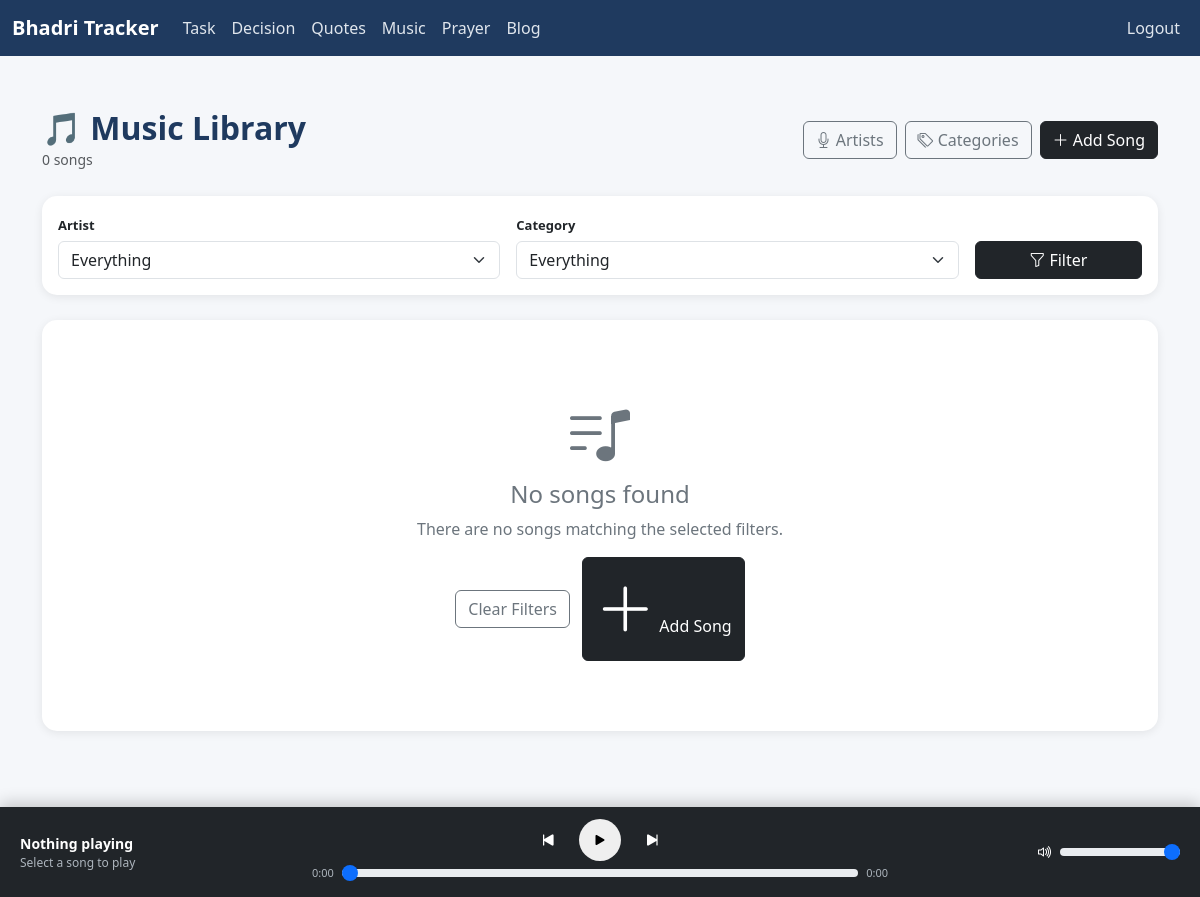
The page /music/ (signed in) on the database as committed earlier.
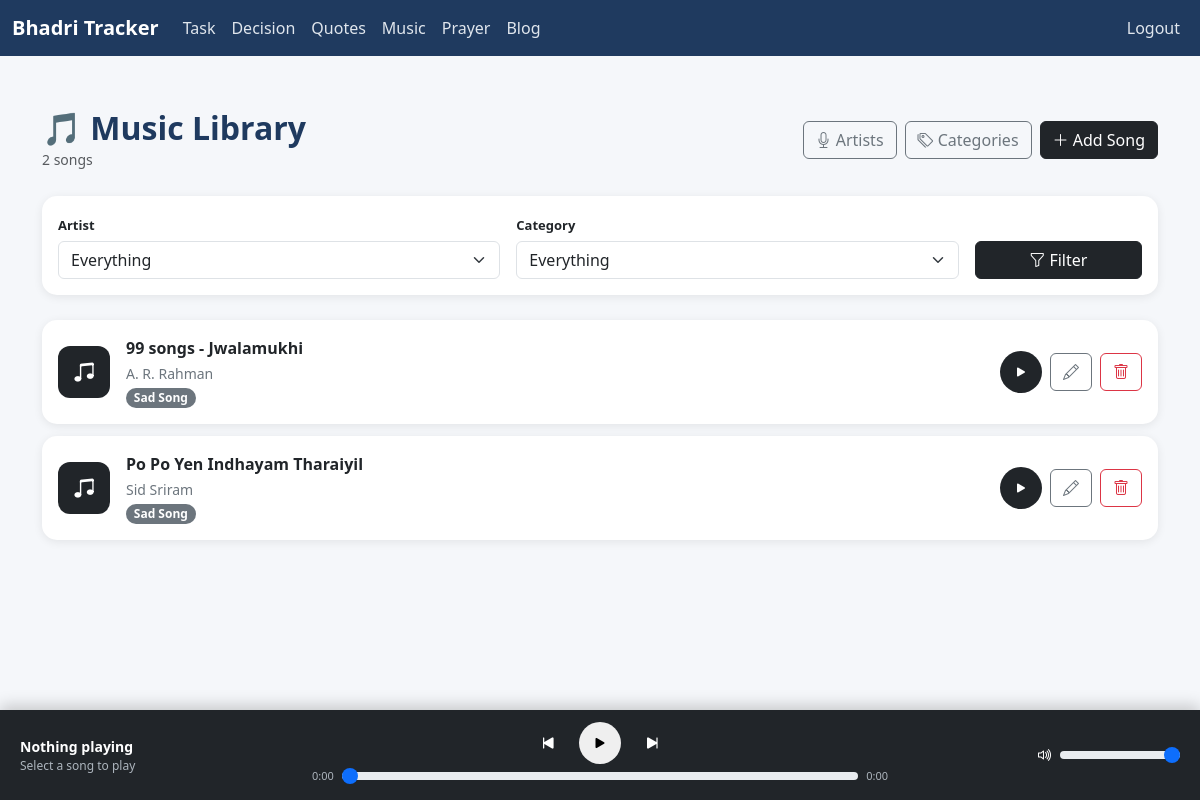
The same page on the database as committed later.
### music/models.py (models this page shows, shortened)
class Music(models.Model):
    title = models.CharField(max_length=200)
    artists = models.ManyToManyField(
        Artist,
        related_name="songs",
        blank=True
    )
    category = models.ForeignKey(
        Category,
        on_delete=models.PROTECT,
        related_name="songs"
    )
    fileurl = models.TextField(max_length=255)
    description = models.TextField(blank=True)
    created_at = models.DateTimeField(auto_now_add=True)
    updated_at = models.DateTimeField(auto_now=True)
    class Meta:
        ordering = ["title"]
    def github_url(self):
        return f"https://raw.githubusercontent.com/tenctech10c/Audio/main/{self.fileurl}"

class Artist(models.Model):
    name = models.CharField(max_length=150, unique=True)
    description = models.TextField(blank=True)
    created_at = models.DateTimeField(auto_now_add=True)
    class Meta:
        ordering = ["name"]

class Category(models.Model):
    name = models.CharField(max_length=100, unique=True)
    description = models.TextField(blank=True)
    created_at = models.DateTimeField(auto_now_add=True)
    class Meta:
        ordering = ["name"]

### music/views.py (the view)
# urls.py: path("", views.music_list, name="music_list"),
@login_required
def music_list(request):
    songs = Music.objects.select_related(
        "category"
    ).prefetch_related(
        "artists"
    )
    artists = Artist.objects.all()
    categories = Category.objects.all()
    selected_artist = request.GET.get("artist")
    selected_category = request.GET.get("category")
    if selected_artist:
        songs = songs.filter(
            artists__id=selected_artist
        ).distinct()
    if selected_category:
        songs = songs.filter(
            category_id=selected_category
        )
    context = {
        "songs": songs,
        "artists": artists,
        "categories": categories,
        "selected_artist": selected_artist,
        "selected_category": selected_category,
    }
    return render(
        request,
        "music/music_list.html",
        context
    )

### tracker/context_processors.py (called while the page is built)
def active_notifications(request):
    today = timezone.localdate()
    notifications = Notification.objects.filter(
        is_completed=False,
        date__gte=today,
        date__lte=today + timedelta(days=7)
    ).order_by('date')
    return {
        'active_notifications': notifications
    }

### templates/music/music_list.html (shortened to what this page needs)
{% extends "base.html" %}
{% load static %}
{% block style %}
<link rel="stylesheet" href="{% static 'css/music.css' %}">
{% endblock %}
{% block content %}
<div class="music-page">
    <div class="music-header">
        <div>
            <h2 class="music-title">
                🎵 Music Library
            </h2>
            <small class="text-muted">
                {{ songs|length }}
                song{{ songs|length|pluralize }}
            </small>
        </div>
        <div class="d-flex gap-2 flex-wrap">
            <a href="{% url 'music:artist_list' %}"
               class="btn btn-outline-secondary">
                <i class="bi bi-mic"></i>
                Artists
            </a>
            <a href="{% url 'music:category_list' %}"
               class="btn btn-outline-secondary">
                <i class="bi bi-tags"></i>
                Categories
            </a>
            <a href="{% url 'music:music_create' %}"
               class="btn btn-dark">
                <i class="bi bi-plus-lg"></i>
                Add Song
            </a>
        </div>
    </div>
    <div class="card filter-card">
        <div class="card-body">
            <form method="GET"
                  action="{% url 'music:music_list' %}">
                <div class="row g-3 align-items-end">
                    <div class="col-md-5">
                        <label for="artist-filter"
                               class="filter-label">
                            Artist
                        </label>
                        <select id="artist-filter"
                                name="artist"
                                class="form-select">
                            <option value="">
                                Everything
                            </option>
                        </select>
                    </div>
                    <div class="col-md-5">
                        <label for="category-filter"
                               class="filter-label">
                            Category
                        </label>
                        <select id="category-filter"
                                name="category"
                                class="form-select">
                            <option value="">
                                Everything
                            </option>
                        </select>
                    </div>
                    <div class="col-md-2 d-grid">
                        <button type="submit"
                                class="btn btn-dark">
                            <i class="bi bi-funnel"></i>
                            Filter
                        </button>
                    </div>
                </div>
            </form>
        </div>
    </div>
    {% if songs %}
        <div id="song-list">
            {% for song in songs %}
                <div class="card music-card song-item"
                     data-song-id="{{ song.id }}"
                     data-title="{{ song.title }}"
                     data-artists="{% for artist in song.artists.all %}{{ artist.name }}{% if not forloop.last %}, {% endif %}{% endfor %}"
                     data-category="{{ song.category.name }}"
                     data-url="{{ song.github_url }}">
                    <div class="card-body">
                        <div class="d-flex align-items-center gap-3">
                            <div class="music-icon">
                                <i class="bi bi-music-note-beamed"></i>
                            </div>
                            <div class="flex-grow-1">
                                <div class="song-title">
                                    {{ song.title }}
                                </div>
                                <div class="song-artist">
                                    {% for artist in song.artists.all %}
                                        {{ artist.name }}
                                    {% endfor %}
                                </div>
                                <span class="badge text-bg-secondary song-category">
                                    {{ song.category.name }}
                                </span>
                            </div>
                            <div class="d-flex align-items-center gap-2">
                                <button type="button"
                                        class="btn btn-dark play-button play-song"
                                        aria-label="Play {{ song.title }}">
                                    <i class="bi bi-play-fill"></i>
                                </button>
                                <a href="{% url 'music:music_update' song.id %}"
                                   class="btn btn-outline-secondary"
                                   aria-label="Edit {{ song.title }}">
                                    <i class="bi bi-pencil"></i>
                                </a>
                                <a href="{% url 'music:music_delete' song.id %}"
                                   class="btn btn-outline-danger"
                                   aria-label="Delete {{ song.title }}">
                                    <i class="bi bi-trash"></i>
                                </a>
                            </div>
                        </div>
                    </div>
                </div>
            {% endfor %}
        </div>
    {% else %}
        <div class="card music-card">
            <div class="empty-state">
                <i class="bi bi-music-note-list"></i>
                <h4>
                    No songs found
                </h4>
                <p>
                    There are no songs matching the selected filters.
                </p>
                <a href="{% url 'music:music_list' %}"
                   class="btn btn-outline-secondary me-2">
                    Clear Filters
                </a>
                <a href="{% url 'music:music_create' %}"
                   class="btn btn-dark">
                    <i class="bi bi-plus-lg"></i>
                    Add Song
                </a>
            </div>
        </div>
    {% endif %}
</div>
<div class="music-player">
    <div class="player-container">
        <div class="row align-items-center g-2">
            <div class="col-md-3">
                <div id="player-title"
                     class="player-song">
                    Nothing playing
                </div>
                <div id="player-artist"
                     class="player-artist">
                    Select a song to play
                </div>
            </div>
            <div class="col-md-6">
                <div class="player-controls">
                    <button type="button"
                            id="previous-button"
                            class="player-btn"
                            aria-label="Previous song">
                        <i class="bi bi-skip-start-fill"></i>
                    </button>
                    <button type="button"
                            id="player-play-button"
                            class="player-main-btn"
                            aria-label="Play or pause">
                        <i class="bi bi-play-fill"></i>
                    </button>
                    <button type="button"
                            id="next-button"
                            class="player-btn"
                            aria-label="Next song">
                        <i class="bi bi-skip-end-fill"></i>
                    </button>
                </div>
                <div class="d-flex align-items-center gap-2">
                    <span id="current-time"
                          class="player-time">
                        0:00
                    </span>
                    <input type="range"
                           id="progress-bar"
                           class="form-range player-progress"
                           value="0"
                           min="0"
                           max="100">
                    <span id="duration"
                          class="player-time">
                        0:00
                    </span>
                </div>
            </div>
            <div class="col-md-3 player-volume">
                <div class="volume-container justify-content-end">
                    <i class="bi bi-volume-up"></i>
                    <input type="range"
                           id="volume-control"
                           class="form-range"
                           min="0"
                           max="1"
                           step="0.01"
                           value="1">
                </div>
            </div>
        </div>
    </div>
</div>
{% endblock %}

### templates/base.html (shortened to what this page needs)
{% load static %}
<!DOCTYPE html>
<html>
<head>
  <link href="https://cdn.jsdelivr.net/npm/bootstrap@5.3.3/dist/css/bootstrap.min.css" rel="stylesheet">
  <link rel="stylesheet" href="https://cdn.jsdelivr.net/npm/bootstrap-icons@1.11.1/font/bootstrap-icons.css">
  <link rel="stylesheet" href="{% static 'css/base.css' %}">
  {% block style %}{% endblock %}
</head>
<body class="{% if active_notifications %}has-notification{% endif %}">
<nav class="navbar fixed-top navbar-expand-lg custom-navbar">
  <div class="container-fluid">
    <a class="navbar-brand text-light" href='{% url "tracker:task_list" %}'>Bhadri Tracker</a>
    {% if request.user.is_authenticated %}
      <div class="collapse navbar-collapse" id="navbarNav">
        <ul class="navbar-nav">
          <li class="nav-item">
            <a class="nav-link text-light" href="{% url 'tracker:task_list' %}">Task</a>
          </li>
        </ul>
        <ul class="navbar-nav">
          <li class="nav-item">
            <a class="nav-link text-light" href="{% url 'statements:decision_tree_list' %}">Decision</a>
          </li>
        </ul>
        <ul class="navbar-nav">
          <li class="nav-item">
            <a class="nav-link text-light" href="{% url 'tracker:quotes' %}">Quotes</a>
          </li>
        </ul>
        <ul class="navbar-nav">
          <li class="nav-item">
            <a class="nav-link text-light" href="{% url 'music:music_list' %}">Music</a>
          </li>
        </ul>
        <ul class="navbar-nav">
          <li class="nav-item">
            <a class="nav-link text-light" href="{% url 'tracker:prayer' %}">Prayer</a>
          </li>
        </ul>
        <ul class="navbar-nav">
          <li class="nav-item">
            <a class="nav-link text-light" href="{% url 'blogs:blog_list' %}">Blog</a>
          </li>
        </ul>
      </div>
    {% endif %}
    <div class="collapse navbar-collapse" id="navbarNav">
      <ul class="navbar-nav ms-auto mb-2 mb-lg-0">
        {% if request.user.is_authenticated %}
        <li class="nav-item">
          <a class="nav-link" href='{% url "logout" %}'>Logout</a>
        </li>
        {% else %}
        <li class="nav-item">
          <a class="nav-link" href='{% url "login" %}'>Login</a>
        </li>
        {% endif %}
      </ul>
    </div>
  </div>
</nav>
<div class="container">
  <br />
  {% block content %}{% endblock %}
  <br />
</div>
<link href="https://cdn.jsdelivr.net/npm/select2@4.1.0-rc.0/dist/css/select2.min.css" rel="stylesheet" />
</body>
</html>

### static/css/base.css (style rules this page uses)
body { padding: 0 0px; padding-top: 50px; background-color: #f5f7fa; color: #212529; }
.custom-navbar { background-color: #1f3a5f; z-index: 1050; }
.custom-navbar .navbar-brand { font-weight: 600; color: #ffffff !important; }
.custom-navbar .nav-link { color: #e0e6ed !important; font-weight: 500; }
h1, h2, h3 { color: #1f3a5f; font-weight: 600; }
.card { border-radius: 12px; box-shadow: 0 4px 12px rgba(0,0,0,0.05); }

### static/css/music.css (style rules this page uses)
.music-page { padding-top: 35px; padding-bottom: 130px; }
.music-header { display: flex; justify-content: space-between; align-items: center; margin-bottom: 25px; gap: 15px; flex-wrap: wrap; }
.music-title { font-weight: 700; margin: 0; }
.filter-card { border: none; border-radius: 15px; box-shadow: 0 2px 10px rgba(0, 0, 0, 0.08); margin-bottom: 25px; }
.filter-label { font-size: 13px; font-weight: 600; margin-bottom: 5px; }
.music-card { border: none; border-radius: 15px; margin-bottom: 12px; box-shadow: 0 2px 10px rgba(0, 0, 0, 0.08); transition: transform 0.2s, box-shadow 0.2s; }
.music-icon { width: 52px; height: 52px; border-radius: 12px; display: flex; align-items: center; justify-content: center; background: #212529; color: white; font-size: 22px; flex-shrink: 0; }
.song-title { font-weight: 600; font-size: 16px; margin-bottom: 3px; }
.song-artist { color: #6c757d; font-size: 14px; }
.song-category { font-size: 12px; border-radius: 20px; }
.play-button { width: 42px; height: 42px; border-radius: 50%; border: none; display: flex; align-items: center; justify-content: center; }
.music-player { position: fixed; bottom: 0; left: 0; right: 0; background: #212529; color: white; z-index: 1050; padding: 12px 20px; box-shadow: 0 -4px 15px rgba(0, 0, 0, 0.2); }
.player-container { max-width: 1200px; margin: auto; }
.player-song { font-weight: 600; font-size: 14px; }
.player-artist { font-size: 12px; color: #adb5bd; }
.player-controls { display: flex; justify-content: center; align-items: center; gap: 15px; }
.player-btn { border: none; background: transparent; color: white; font-size: 20px; }
.player-main-btn { width: 42px; height: 42px; border-radius: 50%; border: none; font-size: 18px; }
.player-progress { width: 100%; }
.player-time { font-size: 11px; color: #adb5bd; }
.volume-container { display: flex; align-items: center; gap: 7px; }
#volume-control { max-width: 120px; }

Rows that differ between the two databases and show on the page:
added Music: title "99 songs - Jwalamukhi", category.name "Sad Song"
added Artist: name "A. R. Rahman", shown under "99 songs - Jwalamukhi"
added Music: title "Po Po Yen Indhayam Tharaiyil", category.name "Sad Song"
added Artist: name "Sid Sriram", shown under "Po Po Yen Indhayam Tharaiyil"
Other text that changed with them:
{{ songs|length }}: "0" → "2"
text no longer shown: "No songs found There are no songs matching the selected filters. Clear Filters Add Song"
